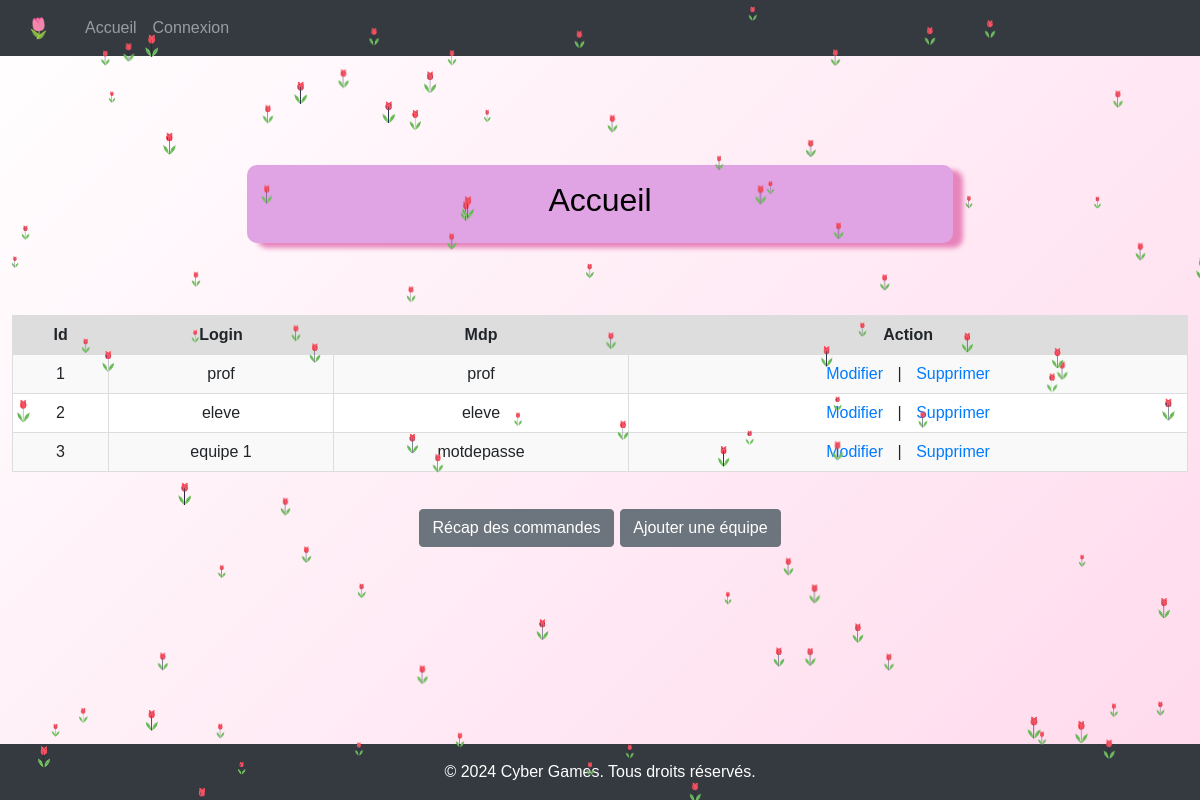
The app's page /prof/crud.php with its own data.
### tables this page shows
CREATE TABLE `users` (
  `id_users` int(11) NOT NULL,
  `login` varchar(150) NOT NULL,
  `mdp` varchar(150) NOT NULL,
  `roles` int(11) DEFAULT 1
);

### prof/crud.php (the view, shortened to what this page needs)
<?php
require_once("../db_connect.php");
$stmt = $pdo->prepare("SELECT * FROM users ORDER BY id_users ");
$stmt->execute();
?>
<body>
	<?php include('../partials/header.php'); ?>
	<div class="tulipe-container"></div>
	<main>
		<div class="titre">
			<h2>Accueil</h2>
		</div>
		<br>
		<br>
		<div class="tableau_commande">
			<table width='80%' border=0>
				<tr bgcolor='#DDDDDD'>
					<td><strong>Id</strong></td>
					<td><strong>Login</strong></td>
					<td><strong>Mdp</strong></td>
					<td><strong>Action</strong></td>
				</tr>
				<?php
				while ($res = $stmt->fetch(PDO::FETCH_ASSOC)) {
					echo "<tr>";
					echo "<td>".$res['id_users']."</td>";
					echo "<td>".$res['login']."</td>";
					echo "<td>".$res['mdp']."</td>";
					echo "<td><a href=\"edit.php?id=".$res['id_users']."\">Modifier</a> |
					<a href=\"delete.php?id=".$res['id_users']."\" onClick=\"return confirm('Êtes vous sur de vouloir supprimer l'utilisateur ?')\">Supprimer</a></td>";
				}
				?>
			</table>
		</div>
		<br>
		<div class="bouton">
			<p>
				<a href="/tulipe/prof/liste_commandes.php" class="btn btn-secondary">Récap des commandes</a>
				<a href="/tulipe/prof/add.php" class="btn btn-secondary">Ajouter une équipe</a>
			</p>
		</div>
		<br>
		<br>
	</main>
	<?php include('../partials/footer.php'); ?>
</body>

### style.css (style rules this page uses)
* { margin: 0; padding: 0; box-sizing: border-box; }
body { margin: 0; height: 100vh; font-family: 'Arial', sans-serif; background: linear-gradient(-45deg, #FF69B4, #FFFFFF); background-size: 400% 400%; animation: gradientAnimation 15s ease infinite; display: flex; flex-direction: column; justify-content: space-between; }
main { font-size: 1.5rem; text-align: justify; padding: 1%; }
.titre { text-align: center; margin: auto; width: 60%; border-radius: 10px; box-shadow: 10px 5px 5px rgb(231, 132, 187); background-color: #e0a3e3; color: black; padding: 1rem; }
table { width: 100%; border-collapse: collapse; background-color: #fff; box-shadow: 0 0 10px rgba(0, 0, 0, 0.1); }
th, td { padding: 10px; text-align: center; border: 1px solid #ddd; }
tr:nth-child(even) { background-color: #f9f9f9; }
a { text-decoration: none; color: #007bff; padding: 5px 10px; border-radius: 5px; }
.tableau_commande { display: flex; justify-content: center; text-align: center; width:100%; overflow-x:auto; -webkit-overflow-scrolling:touch; }
.tulipe-container { margin: 0; overflow: hidden; position: absolute; top: 0; left: 0; width: 100vw; height: 100vh; pointer-events: none; }
.bouton { display: flex; justify-content: center; }

### records on screen
users: id_users "1", login "prof", mdp "prof"
users: id_users "2", login "eleve", mdp "eleve"
users: id_users "3", login "equipe 1", mdp "motdepasse"
